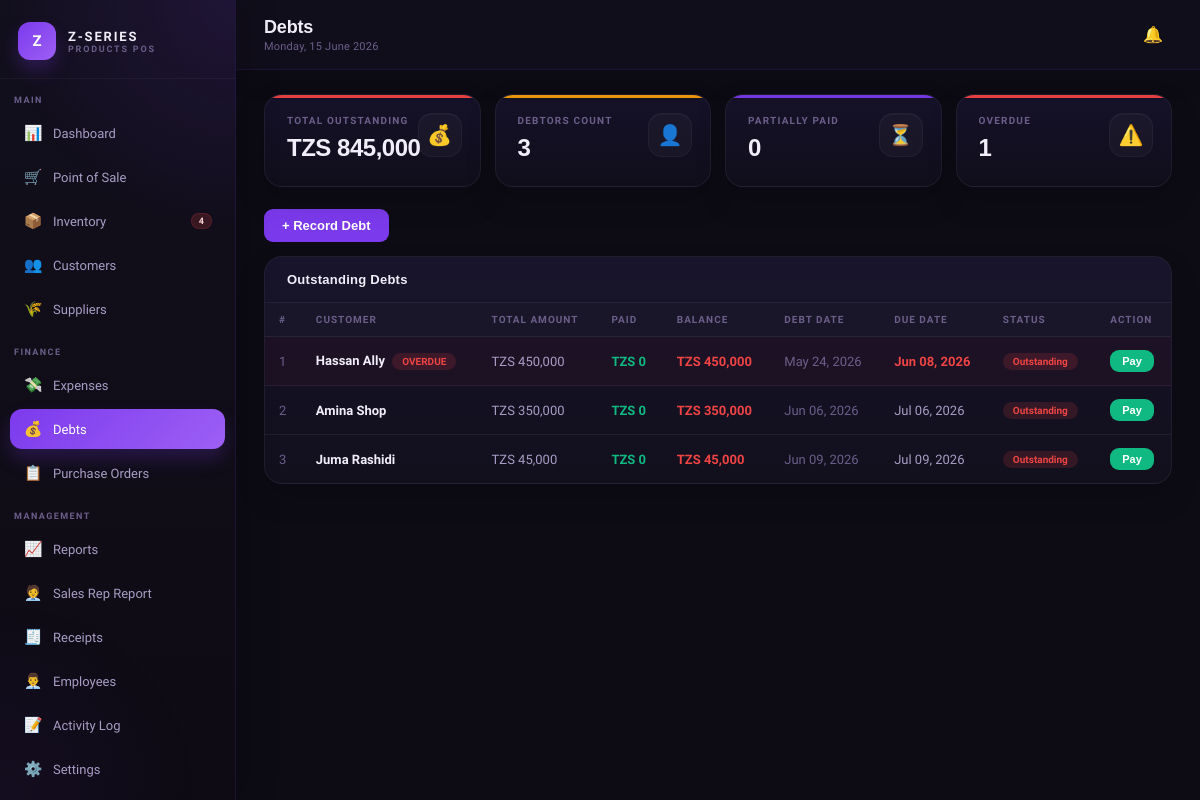
Page /debts.php (signed in) on the committed database.
### tables this page shows
CREATE TABLE debts (
  id INT AUTO_INCREMENT PRIMARY KEY,
  customer_id INT,
  customer_name VARCHAR(150),
  sale_id INT,
  amount DECIMAL(12,2) NOT NULL,
  amount_paid DECIMAL(12,2) DEFAULT 0,
  balance DECIMAL(12,2),
  description TEXT,
  debt_date DATE,
  due_date DATE,
  status ENUM('outstanding','partial','cleared') DEFAULT 'outstanding',
  created_at TIMESTAMP DEFAULT CURRENT_TIMESTAMP,
  FOREIGN KEY (customer_id) REFERENCES customers(id),
  FOREIGN KEY (sale_id) REFERENCES sales(id)
);

### config.php (called while the page is built, shortened)
<?php
function tzs($amount) {
    return 'TZS ' . number_format($amount, 0, '.', ',');
}
?>

### debts.php (the view, shortened to what this page needs)
<?php
require_once 'includes/header.php';
$debts = $conn->query("SELECT * FROM debts WHERE status != 'cleared' ORDER BY debt_date ASC");
$stats = $conn->query("SELECT COALESCE(SUM(balance),0) as total, COUNT(*) as count, SUM(status='partial') as partial, SUM(DATEDIFF(CURDATE(),due_date)>0 AND status!='cleared') as overdue FROM debts WHERE status != 'cleared'")->fetch_assoc();
?>
<div class="stats-grid">
  <div class="stat-card red"><div class="stat-label">Total Outstanding</div><div class="stat-value"><?=tzs($stats['total'])?></div><div class="stat-icon">💰</div></div>
  <div class="stat-card amber"><div class="stat-label">Debtors Count</div><div class="stat-value"><?=$stats['count']?></div><div class="stat-icon">👤</div></div>
  <div class="stat-card purple"><div class="stat-label">Partially Paid</div><div class="stat-value"><?=$stats['partial']?></div><div class="stat-icon">⏳</div></div>
  <div class="stat-card red"><div class="stat-label">Overdue</div><div class="stat-value"><?=$stats['overdue']?></div><div class="stat-icon">⚠️</div></div>
</div>
<div style="margin-bottom:14px"><button class="btn btn-primary" onclick="openModal('add-debt-modal')">+ Record Debt</button></div>
<div class="card"><div class="card-header"><span class="card-title">Outstanding Debts</span></div>
<div class="table-wrap"><table><thead><tr><th>#</th><th>Customer</th><th>Total Amount</th><th>Paid</th><th>Balance</th><th>Debt Date</th><th>Due Date</th><th>Status</th><th>Action</th></tr></thead>
<tbody><?php $i=1; while($d=$debts->fetch_assoc()):
$overdue = $d['due_date'] && strtotime($d['due_date']) < time() && $d['status']!=='cleared';
?>
<tr <?=$overdue?'style="background:rgba(239,68,68,0.04)"':''?>>
<td class="text-muted"><?=$i++?></td><td class="td-bold"><?=htmlspecialchars($d['customer_name'])?><?=$overdue?' <span class="badge badge-danger" style="margin-left:4px">OVERDUE</span>':''?></td>
<td><?=tzs($d['amount'])?></td><td class="text-success"><?=tzs($d['amount_paid'])?></td><td class="text-danger"><?=tzs($d['balance'])?></td>
<td class="text-muted"><?=date('M d, Y',strtotime($d['debt_date']))?></td>
<td class="<?=$overdue?'text-danger':''?>"><?=$d['due_date']?date('M d, Y',strtotime($d['due_date'])):'—'?></td>
<td><span class="badge badge-<?=$d['status']==='partial'?'warning':'danger'?>"><?=ucfirst($d['status'])?></span></td>
<td><button class="btn btn-success btn-sm" onclick="payDebt(<?=$d['id']?>,<?=$d['balance']?>,'<?=htmlspecialchars($d['customer_name'])?>',)">Pay</button></td>
</tr>
<?php endwhile; if($debts->num_rows===0):?><tr><td colspan="9" style="text-align:center;padding:30px;color:var(--success)">✅ No outstanding debts!</td></tr><?php endif;?></tbody></table></div></div>
<?php
require_once 'includes/footer.php'; ?>

### css/style.css (style rules this page uses)
* { margin:0;padding:0;box-sizing:border-box }
:root { --bg:#0D0B14;--bg2:#13101E;--bg3:#1A1628;--bg4:#211D35; --purple:#7C3AED;--purple2:#9D5FF5;--purple3:#5B21B6; --purple-glow:rgba(124,58,237,0.15);--purple-light:rgba(124,58,237,0.08); --text:#F1EEF9;--text2:#A89DC4;--text3:#6B5F8A; --border:rgba(124,58,237,0.18);--border2:rgba(255,255,255,0.06); --success:#10B981;--warning:#F59E0B;--danger:#EF4444;--info:#3B82F6; --card-bg:#16122A; }
body { font-family:'Satoshi',sans-serif;background:var(--bg);color:var(--text);min-height:100vh }
.premium-content .stats-grid, .premium-content .grid-2, .premium-content .grid-3-1, .premium-content .card, .premium-content .filter-bar { position:relative;z-index:1 }
.stats-grid { display:grid;grid-template-columns:repeat(4,1fr);gap:14px;margin-bottom:22px }
.stat-card { background:linear-gradient(180deg,rgba(22,18,42,0.96),rgba(17,14,28,0.98));border:1px solid var(--border2);border-radius:18px;padding:20px 22px;position:relative;overflow:hidden;box-shadow:0 14px 30px rgba(0,0,0,0.18) }
.stat-card::before { content:'';position:absolute;top:0;left:0;right:0;height:3px;opacity:0.95 }
.stat-card.purple::before { background:var(--purple) }
.stat-card.amber::before { background:var(--warning) }
.stat-card.red::before { background:var(--danger) }
.stat-label { font-size:10px;font-weight:700;color:var(--text3);text-transform:uppercase;letter-spacing:0.12em;margin-bottom:8px }
.stat-value { font-size:24px;font-weight:800;color:var(--text);font-family:'Syne',sans-serif;margin-bottom:4px;letter-spacing:-0.02em }
.stat-icon { position:absolute;right:18px;top:18px;width:44px;height:44px;border-radius:14px;display:flex;align-items:center;justify-content:center;font-size:20px;opacity:1;background:rgba(255,255,255,0.03);border:1px solid rgba(255,255,255,0.04);box-shadow:inset 0 1px 0 rgba(255,255,255,0.03) }
.card { background:linear-gradient(180deg,rgba(22,18,42,0.96),rgba(19,16,30,0.98));border:1px solid var(--border2);border-radius:18px;overflow:hidden;margin-bottom:16px;box-shadow:0 14px 30px rgba(0,0,0,0.16) }
.card-header { padding:15px 22px;border-bottom:1px solid var(--border2);display:flex;align-items:center;justify-content:space-between;background:rgba(255,255,255,0.01) }
.card-title { font-size:13px;font-weight:800;color:var(--text);font-family:'Syne',sans-serif;letter-spacing:0.02em }
.table-wrap { overflow-x:auto }
table { width:100%;border-collapse:collapse }
th { padding:11px 14px;text-align:left;font-size:10px;font-weight:800;color:var(--text3);text-transform:uppercase;letter-spacing:0.1em;border-bottom:1px solid var(--border2);background:rgba(255,255,255,0.02);white-space:nowrap }
td { padding:13px 14px;font-size:13px;color:var(--text2);border-bottom:1px solid var(--border2);vertical-align:middle }
tr:last-child td { border-bottom:none }
.td-bold { color:var(--text);font-weight:600 }
.badge { padding:3px 10px;border-radius:99px;font-size:10px;font-weight:700;display:inline-block;white-space:nowrap }
.badge-danger { background:rgba(239,68,68,0.15);color:var(--danger) }
.text-success { color:var(--success);font-weight:700 }
.text-danger { color:var(--danger);font-weight:700 }
.text-muted { color:var(--text3) }
.btn { padding:9px 18px;border-radius:9px;border:none;font-size:13px;font-weight:600;cursor:pointer;font-family:'DM Sans',sans-serif;transition:all 0.15s;text-decoration:none;display:inline-flex;align-items:center;gap:6px }
.btn-primary { background:var(--purple);color:white }
.btn-success { background:var(--success);color:white }
.btn-sm { padding:5px 12px;font-size:11px }
.table-wrap td .btn, .table-wrap td form { display:inline-flex;align-items:center }

### rows in the picture
debts: customer_name "Hassan Ally", shows "OVERDUE", amount "TZS 450,000", amount_paid "TZS 0", balance "TZS 450,000", debt_date "May 24, 2026", due_date "Jun 08, 2026", status "Outstanding"
debts: customer_name "Amina Shop", amount "TZS 350,000", amount_paid "TZS 0", balance "TZS 350,000", debt_date "Jun 06, 2026", due_date "Jul 06, 2026", status "Outstanding"
debts: customer_name "Juma Rashidi", amount "TZS 45,000", amount_paid "TZS 0", balance "TZS 45,000", debt_date "Jun 09, 2026", due_date "Jul 09, 2026", status "Outstanding"

### other values in the picture
$low_stock_count "4"
$page_title "Debts"
tzs($stats['total']) "TZS 845,000"
$stats['count'] "3"
$stats['partial'] "0"
$stats['overdue'] "1"
